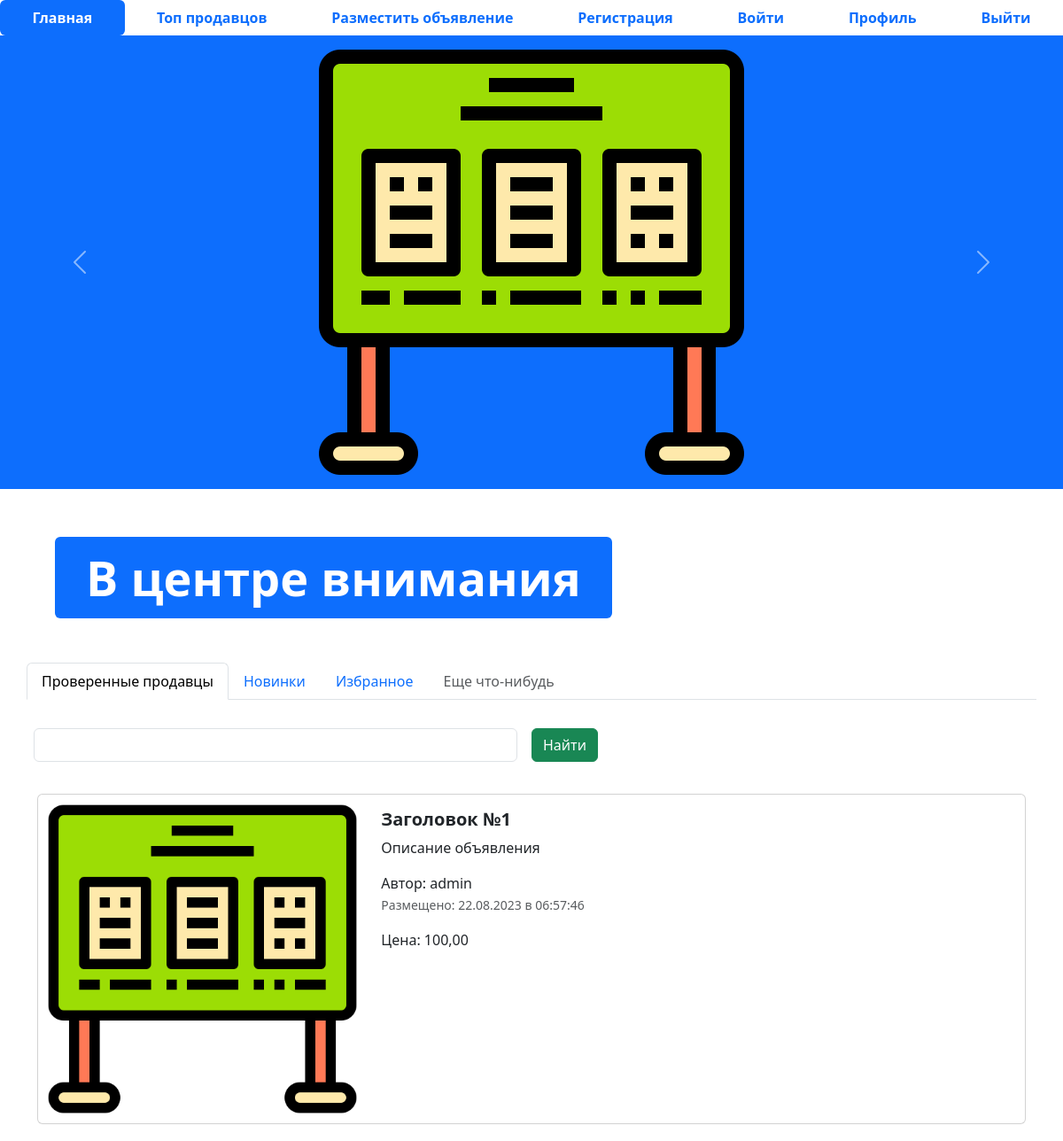
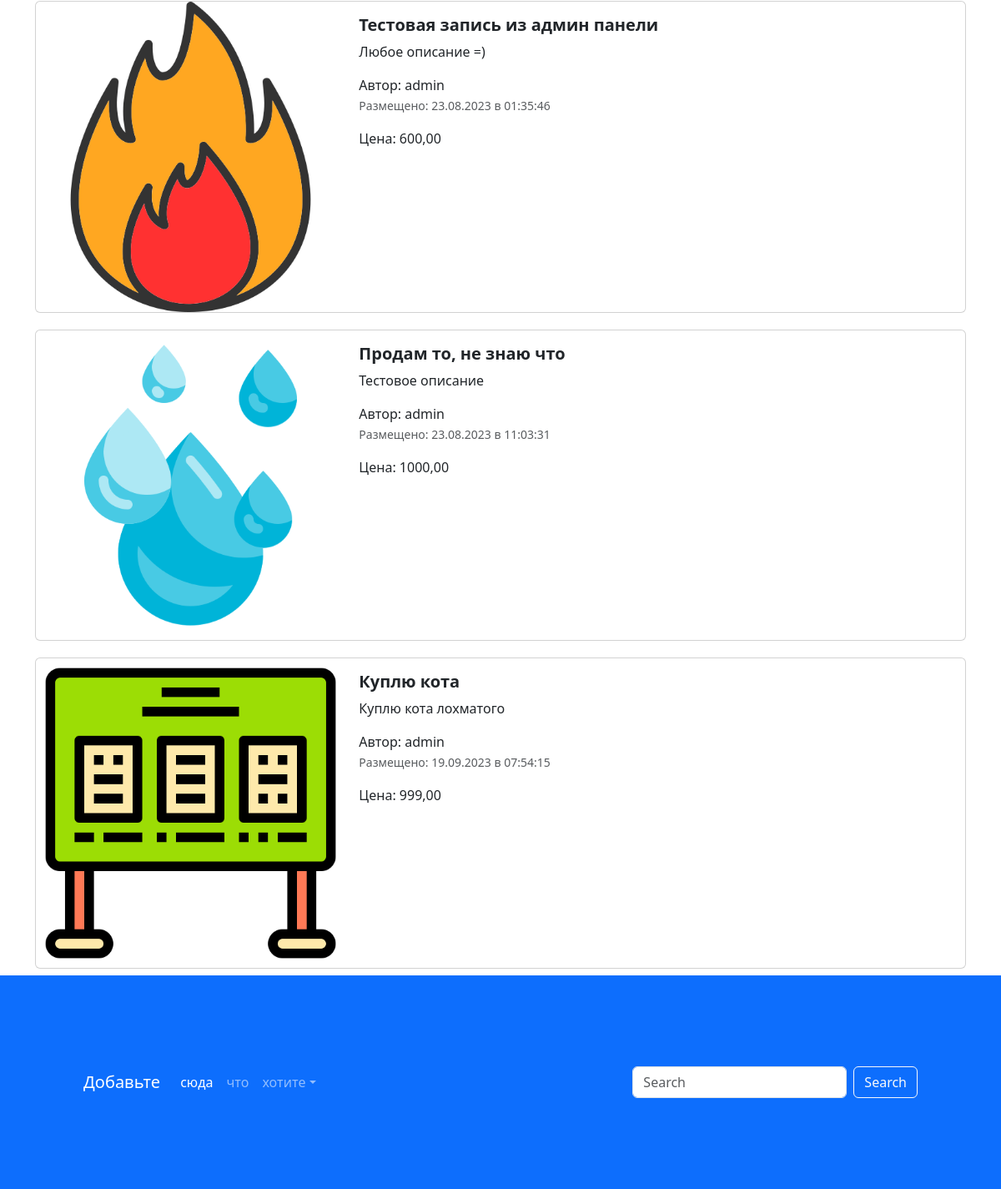
The page / on the database its author committed (2 pictures, top to bottom).
### app_advertisements/models.py (models this page shows, shortened)
class Advertisement(models.Model):
    title = models.CharField('Название', max_length=128)
    description = models.TextField('Описание')
    price = models.DecimalField('Цена', max_digits=10, decimal_places=2)
    auction = models.BooleanField('Торг', help_text='Отметьте, если торг уместен')
    created_at = models.DateTimeField(auto_now_add=True)
    updated_at = models.DateTimeField(auto_now=True)
    user = models.ForeignKey(User, verbose_name='Пользователь', on_delete=models.CASCADE)
    image = models.ImageField('Изображение', upload_to='advertisements/', null=True, blank=True)
    @admin.display(description='Дата создания')
    def created_date(self):
        if self.created_at.date() == timezone.now().date():
            created_time = self.created_at.time().strftime('%H:%M:%S')
            return format_html(
                '<span style="color: green; font-weight: bold;">Сегодня в {}</span>', created_time
            )
        return self.created_at.strftime('%d.%m.%Y в %H:%M:%S')
    class Meta:
        db_table = 'advertisements'

### app_advertisements/views.py (the view)
# urls.py: path('', index, name ='main_page'),
def index(request):
    advertisements = Advertisement.objects.all()
    context = {'advertisements': advertisements}
    return render(request, 'index.html', context)

### templates/index.html (shortened to what this page needs)
{% extends 'base.html' %}
{% load static %}
{% block content %}
<ul class="nav nav-pills sticky-top bg-white nav-fill">
  <li class="nav-item">
    <a class="nav-link active" aria-current="page" href="{% url 'main_page' %}">
      <span style="font-weight: bold;">Главная</span>
    </a>
  </li>
  <li class="nav-item">
    <a class="nav-link" href="{% url 'top_sellers' %}">
      <span style="font-weight: bold;">Топ продавцов</span>
    </a>
  </li>
  <li class="nav-item">
    <a class="nav-link" href="{% url 'adv_post' %}">
      <span style="font-weight: bold;">Разместить объявление</span>
    </a>
  </li>
  <li class="nav-item">
    <a class="nav-link" href="register.html">
      <span style="font-weight: bold;">Регистрация</span>
    </a>
  </li>
  <li class="nav-item">
    <a class="nav-link" href="login.html">
      <span style="font-weight: bold;">Войти</span>
    </a>
  </li>
  <li class="nav-item">
    <a class="nav-link" href="profile.html">
      <span style="font-weight: bold;">Профиль</span>
    </a>
  </li>
  <li class="nav-item">
    <a class="nav-link" href="#">
      <span style="font-weight: bold;">Выйти</span>
    </a>
  </li>
</ul>
<div id="carouselExampleControls" class="carousel slide bg-primary" data-bs-ride="carousel">
  <div class="carousel-inner">
    <div class="carousel-item active">
      <img src="{% static 'img/123.png' %}" class="mx-auto d-block w-33" alt="...">
    </div>
  </div>
  <button class="carousel-control-prev" type="button" data-bs-target="#carouselExampleControls" data-bs-slide="prev">
    <span class="carousel-control-prev-icon" aria-hidden="true"></span>
  </button>
  <button class="carousel-control-next" type="button" data-bs-target="#carouselExampleControls" data-bs-slide="next">
    <span class="carousel-control-next-icon" aria-hidden="true"></span>
  </button>
</div>
<div class="container" style="margin: 50px;">
  <div class="display-2">
    <span class="badge bg-primary">В центре внимания</span>
  </div>
</div>
<div class="container">
  <div class="row">
    <ul class="nav nav-tabs bg-white">
      <li class="nav-item">
        <a class="nav-link active" aria-current="page" href="#">Проверенные продавцы</a>
      </li>
      <li class="nav-item">
        <a class="nav-link" href="#">Новинки</a>
      </li>
      <li class="nav-item">
        <a class="nav-link" href="#">Избранное</a>
      </li>
      <li class="nav-item">
        <a class="nav-link disabled" href="#" tabindex="-1" aria-disabled="true">Еще что-нибудь</a>
      </li>
    </ul>
    <form class="row g-3">
      <div class="col-auto w-50">
        <input type="text" class="form-control">
      </div>
      <div class="col-auto">
        <button type="submit" class="btn btn-success mb-3">Найти</button>
      </div>
    </form>
  </div>
  {% for adv in advertisements %}
  <div class="col">
    <div class="card mb-2" style="max-width: 1200px; margin-top: 20px;">
      <div class="row g-0">
        <div class="col-md-4">
          <a href="advertisement.html" class="nav-link">
            <img src="{% if adv.image %} {{ adv.image.url }} {% else %} {% static 'img/123.png' %} {% endif %}" class="img-fluid rounded-start" alt="Card title">
          </a>
        </div>
        <div class="col-md-8">
          <div class="card-body">
            <h5 class="card-title">
              <a href="advertisement.html" class="nav-link"><strong>{{ adv.title }}</strong></a>
            </h5>
            <a href="advertisement.html" class="nav-link">
              <p class="card-text">
                {{ adv.description }}
              </p>
              <span>Автор: {{ adv.user }} </span>
              <p class="card-text"><small class="text-muted">Размещено: {{ adv.created_date }}</small></p>
              <span>Цена: {{ adv.price }} </span>
            </a>
          </div>
        </div>
      </div>
    </div>
  </div>
  {% endfor %}
</div>
<footer style="padding: 100px;" class="bg-primary">
  <nav class="navbar navbar-expand-sm navbar-dark">
    <a class="navbar-brand" href="#">Добавьте</a>
    <div class="collapse navbar-collapse" id="collapsibleNavId">
      <ul class="navbar-nav me-auto mt-2 mt-lg-0">
        <li class="nav-item">
          <a class="nav-link active" href="#" aria-current="page">сюда</a>
        </li>
        <li class="nav-item">
          <a class="nav-link" href="#">что</a>
        </li>
        <li class="nav-item dropdown">
          <a class="nav-link dropdown-toggle" href="#" id="dropdownId" data-bs-toggle="dropdown" aria-haspopup="true"
             aria-expanded="false">хотите</a>
        </li>
      </ul>
      <form class="d-flex my-2 my-lg-0">
        <input class="form-control me-sm-2" type="text" placeholder="Search">
        <button class="btn btn-outline-light my-2 my-sm-0" type="submit">Search</button>
      </form>
    </div>
  </nav>
</footer>
{% endblock %}

### templates/base.html (shortened to what this page needs)
{% load static %}
<!DOCTYPE html>
<html lang="en">
<head>
  <link href="{% static 'css/bootstrap.min.css' %}" rel="stylesheet">
  <link rel="stylesheet" href="{% static 'css/fontello.css' %}">
</head>
<body>
  {% block content %}
  {% endblock %}
</body>
</html>

### rows shown on the page
Advertisement: title "Заголовок №1", description "Описание объявления", user "admin", created_date "22.08.2023 в 06:57:46", price "100,00"
Advertisement: image (picture), title "Тестовая запись из админ панели", description "Любое описание =)", user "admin", created_date "23.08.2023 в 01:35:46", price "600,00"
Advertisement: image (picture), title "Продам то, не знаю что", description "Тестовое описание", user "admin", created_date "23.08.2023 в 11:03:31", price "1000,00"
Advertisement: title "Куплю кота", description "Куплю кота лохматого", user "admin", created_date "19.09.2023 в 07:54:15", price "999,00"
